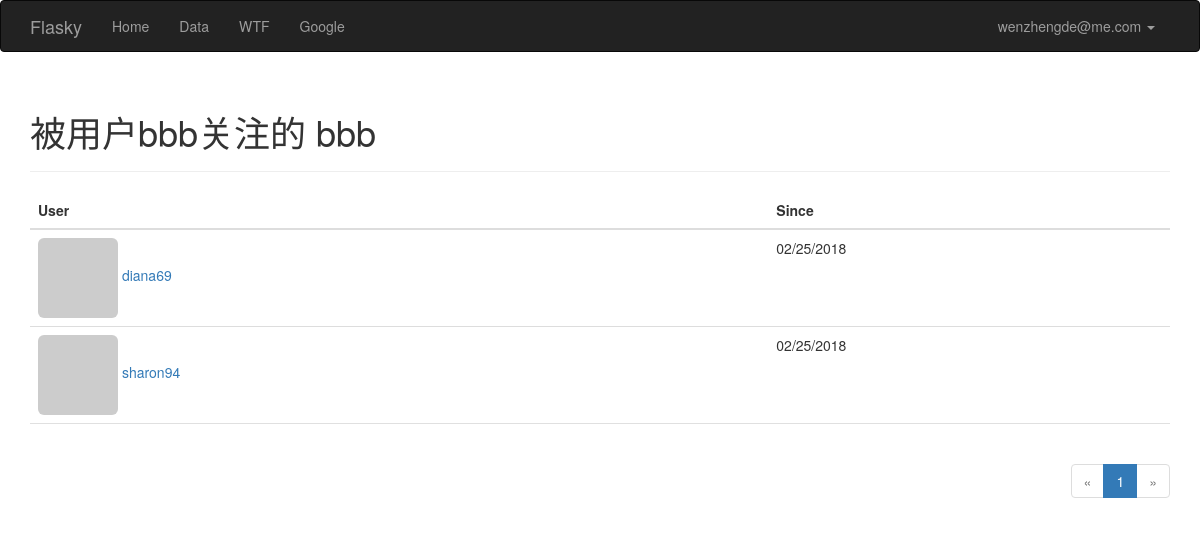
The page /followed-by/bbb (signed in) on the database its author committed.
### app/models.py (models this page shows, shortened)
class User(UserMixin,db.Model):
    __tablename__ = 'users'
    id = db.Column(db.Integer, primary_key=True)
    email = db.Column(db.String(64),unique=True,index=True)
    username = db.Column(db.String(64), unique=True, index=True)
    password_hash = db.Column(db.String(128))
    role_id = db.Column(db.Integer, db.ForeignKey('roles.id'))
    confirmed = db.Column(db.Boolean,default=False)
    name = db.Column(db.String(64))
    location = db.Column(db.String(64))
    about_me = db.Column(db.Text())
    member_since = db.Column(db.DateTime(),default=datetime.utcnow)
    last_seen = db.Column(db.DateTime(),default=datetime.utcnow)
    avatar_hash = db.Column(db.String(32))
    posts = db.relationship('Post',backref='author',lazy='dynamic')
    test1 = db.Column(db.String(32))
    followed = db.relationship('Follow',
                               foreign_keys=[Follow.follower_id],
                               backref=db.backref('follower',lazy='joined'),
                               lazy='dynamic',
                               cascade = 'all,delete-orphan')
    followers = db.relationship('Follow',
                               foreign_keys=[Follow.followed_id],
                               backref=db.backref('followed',lazy='joined'),
                               lazy='dynamic',
                               cascade='all,delete-orphan')
    def ping(self):
        self.last_seen = datetime.utcnow()
        db.session.add(self)
    @property
    def password(self):
        raise AttributeError('password is not a readable attribute')
    def gravatar(self,size=100,default='identicon',rating='g'):
        if request.is_secure:
            url = 'https://secure.gravatar.com/avatar'
        else:
            url = 'http://www.gravatar.com/avatar'
        hash = self.avatar_hash
        return '{url}/{hash}?s={size}&d={default}&r={rating}'.format(url=url,hash=hash,size=size,default=default,rating=rating)

class Follow(db.Model):
    __tablename__ = 'follows'
    follower_id = db.Column(db.Integer,db.ForeignKey('users.id'),
                            primary_key=True)
    followed_id = db.Column(db.Integer,db.ForeignKey('users.id'),
                            primary_key=True)
    timestamp = db.Column(db.DateTime,default=datetime.utcnow)

### app/main/views.py (the view)
@main.route('/followed-by/<username>')
def followed_by(username):
    user = User.query.filter_by(username=username).first()
    if user is None:
        flash('用户信息有误，返回主页')
        return redirect(url_for('.index'))
    page = request.args.get('page',1,type=int)
    pagination = user.followed.paginate(
        page,per_page=current_app.config['FLASKY_FOLLOWERS_PER_PAGE'],
        error_out=False
    )
    follows = [{'user': item.followed,'timestamp':item.timestamp}
               for item in pagination.items]
    return render_template('followers.html',user=user,title="被用户%s关注的" %username,
                           endpoint='.followed_by',pagination=pagination,follows=follows)

### app/auth/views.py (called while the page is built)
@auth.before_app_request
def before_request():
    if current_user.is_authenticated:
        current_user.ping()
        if not current_user.confirmed and request.endpoint[:5] !='auth.':
            return  redirect(url_for('auth.unconfirmed'))

### app/main/__init__.py (called while the page is built)
@main.app_context_processor
def inject_permissions():
    return dict(Permission=Permission)

### app/models.py (called while the page is built)
@login_manager.user_loader
def load_user(user_id):
    return User.query.get(int(user_id))

### app/templates/followers.html (shortened to what this page needs)
{% extends "base.html" %}
{% import "_macros.html" as macros %}
{% block page_content %}
<div class="page-header">
    <h1>{{ title }} {{ user.username }}</h1>
</div>
<table class="table table-hover followers">
    <thead><tr><th>User</th><th>Since</th></tr></thead>
    {% for follow in follows %}
    <tr>
        <td>
            <a href="{{ url_for('.user', username = follow.user.username) }}">
                <img class="img-rounded" src="{{ follow.user.gravatar(size=32) }}">
                {{ follow.user.username }}
            </a>
        </td>
        <td>{{ moment(follow.timestamp).format('L') }}</td>
    </tr>
    {% endfor %}
</table>
<div class="pagination">
    {{ macros.pagination_widget(pagination, endpoint, username = user.username) }}
</div>
{% endblock %}

### app/templates/base.html (shortened to what this page needs)
{% extends "bootstrap/base.html" %}
{% block head %}
{{ super() }}
    <link rel="stylesheet" type="text/css" href="{{ url_for('static', filename='styles.css') }}">
{% endblock %}
{% block navbar %}
<div class="navbar navbar-inverse" role="navigation">
    <div class="container">
        <div class="navbar-header">
            <a class="navbar-brand" href="/">Flasky</a>
        </div>
        <div class="navbar-collapse collapse">
            <ul class="nav navbar-nav">
                <li><a href="/">Home</a></li>
                <li><a href="/data">Data</a></li>
                <li><a href="/wtf">WTF</a></li>
                <li><a href="/redirect">Google</a></li>
            </ul>
            <ul class="nav navbar-nav navbar-right">
                {% if current_user.is_authenticated %}
                    <li class="dropdown">
                        <a href="#" class="dropdown-toggle" data-toggle="dropdown">{{ current_user.email }} <b class="caret"></b></a>
                    </li>
                {% else %}
                    <li><a href="{{ url_for('auth.login') }}">登陆</a></li>
                {% endif %}
        </div>
    </div>
</div>
{% endblock %}
{% block content %}
<div class="container">
    {% block page_content %}{% endblock %}
</div>
{% endblock %}

### app/static/styles.css (style rules this page uses)
div.pagination { width: 100%; text-align: right; padding: 0px; margin: 0px; }
.table.followers tr { border-bottom: 1px solid #e0e0e0; }

### rows shown on the page
User: email "wenzhengde@me.com"
User: username "bbb"
User: user.username "diana69"
Follow: timestamp "02/25/2018"
User: user.username "sharon94"
Follow: timestamp "02/25/2018"

### other values the page prints
{{ title }} "被用户bbb关注的"
{{ p }} "1"
